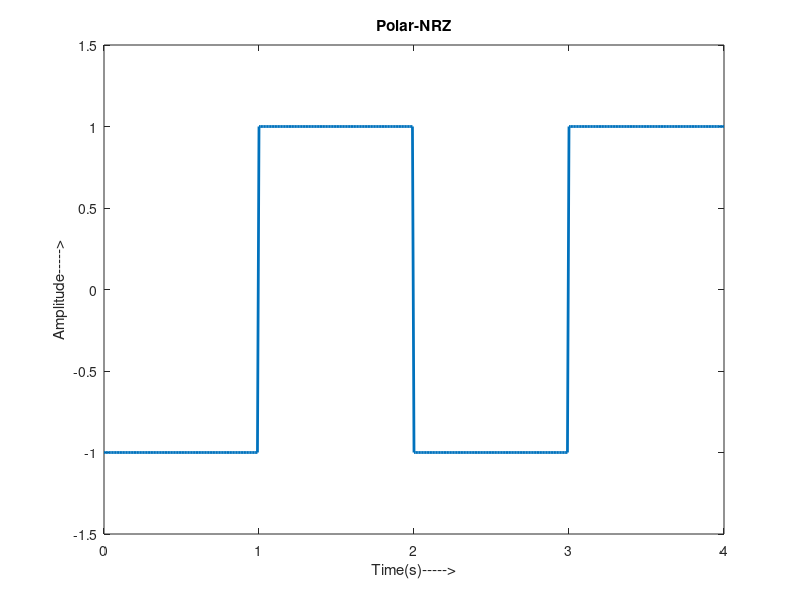

Write the MATLAB code that produced this figure.
clc;clear all;close all;

n = [0 1 0 1];
N = length(n);
t = 0:0.01:N;
x = 1:1:(N+1)*100;

for i = 1:N
    for j = i:.1:i+1
        if n(i)==1
            bw(x(i*100:(i+1)*100))=1;
        else
            bw(x(i*100:(i+1)*100))=-1;
        end        
    end
end
bw = bw(100:end);

plot(t,bw,'Linewidth',2)
axis([0 N -1.5 1.5]);
%grid on;
title('Polar-NRZ');
xlabel('Time(s)----->');
ylabel('Amplitude----->');